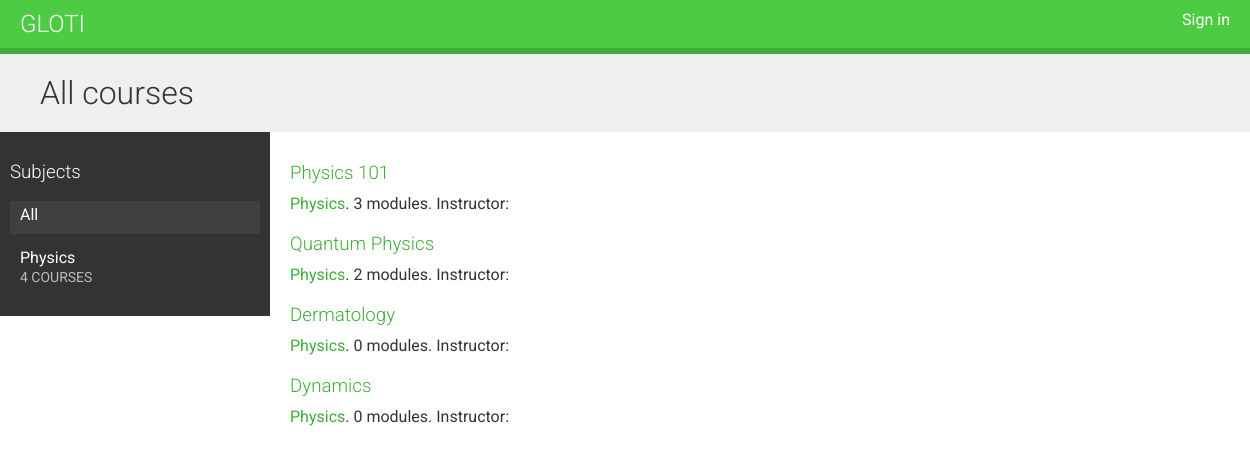
The page / on the database its author committed.
### courses/models.py (models this page shows, shortened)
class Subject(models.Model):
    title = models.CharField(max_length=200)
    slug = models.SlugField(max_length=200, unique=True)
    class Meta:
        ordering = ['title']
    def __str__(self):
        return self.title

class Course(models.Model):
    owner = models.ForeignKey(User,
                              related_name='courses_created',
                              on_delete=models.CASCADE)
    subject = models.ForeignKey(Subject,
                                related_name='courses',
                                on_delete=models.CASCADE)
    title = models.CharField(max_length=200)
    slug = models.SlugField(max_length=200, unique=True)
    overview = models.TextField()
    created = models.DateTimeField(auto_now_add=True)
    students = models.ManyToManyField(User,
                                      related_name='courses_joined',
                                      blank=True)
    class Meta:
        ordering = ['-created']

### courses/views.py (the view)
# urls.py: path('', CourseListView.as_view(), name='course_list'),
class CourseListView(TemplateResponseMixin, View):
    model = Course
    template_name = 'courses/course/list.html'
    def get(self, request, subject=None):
        subjects = cache.get('all_subjects')
        if not subjects:
            subjects = Subject.objects.annotate(
                            total_courses=Count('courses'))
            cache.set('all_subjects', subjects)
        all_courses = Course.objects.annotate(
                           total_modules=Count('modules'))
        if subject:
            subject = get_object_or_404(Subject, slug=subject)
            key = f'subject_{subject.id}_courses'
            courses = cache.get(key)
            if not courses:
                courses = all_courses.filter(subject=subject)
                cache.set(key, courses)
        else:
            courses = cache.get('all_courses')
            if not courses:
                courses = all_courses
                cache.set('all_courses', courses)
        return self.render_to_response({'subjects': subjects,
                                        'subject': subject,
                                        'courses': courses})

### courses/templates/courses/course/list.html (shortened to what this page needs)
{% extends "base.html" %}
{% block content %}
  <h1>
    {% if subject %}
      {{ subject.title }} courses
    {% else %}
      All courses
    {% endif %}
  </h1>
  <div class="contents">
    <h3>Subjects</h3>
    <ul id="modules">
      <li {% if not subject %}class="selected"{% endif %}>
        <a href="{% url "course_list" %}">All</a>
      </li>
      {% for s in subjects %}
        <li {% if subject == s %}class="selected"{% endif %}>
          <a href="{% url "course_list_subject" s.slug %}">
            {{ s.title }}
            <br><span>{{ s.total_courses }} courses</span>
          </a>
        </li>
      {% endfor %}
    </ul>
  </div>
  <div class="module">
    {% for course in courses %}
      {% with subject=course.subject %}
        <h3>
          <a href="{% url "course_detail" course.slug %}">
            {{ course.title }}
          </a>
        </h3>
        <p>
          <a href="{% url "course_list_subject" subject.slug %}">{{ subject }}</a>.
            {{ course.total_modules }} modules.
            Instructor: {{ course.owner.get_full_name }}
        </p>
      {% endwith %}
    {% endfor %}
  </div>
{% endblock %}

### courses/static/css/base.css (style rules this page uses)
body { margin:0; font-family:'Roboto', sans-serif; font-weight:400; color:#333; }
a { color:#3fad37; text-decoration:none; }
ul { float:left; }
h1, h2, h3, h4, h5, h6 { font-family:'Roboto', sans-serif; font-weight:300; }
h1 { background:#efefef; width:100%; overflow:auto; padding:20px 0 20px 40px; margin:0; }
.module { padding:10px 20px; float:left; width:600px; }
.module h3 { margin:20px 0 0; padding:0; width:100%; }
.module p { margin:10px 0 20px; width:100%; float:left; }
.contents { width:20%; padding:10px; float:left; background:#333; color: #fff; font-family:'Roboto', sans-serif; }
.contents ul { list-style:none; margin:0; padding:0; width:100%; }
.contents ul li { margin:0 0 10px 0; padding:4px 10px 10px; overflow:auto; cursor:move; }
.contents ul li.selected { background:#3f3f3f; }
.contents ul span { text-transform:uppercase; color:#bbb; font-size:14px; }
.contents ul a { display:block; color:#fff; text-decoration:none; }

### rows shown on the page
Subject: title "Physics", total_courses "4"
Course: title "Physics 101", subject "Physics", total_modules "3"
Course: title "Quantum Physics", subject "Physics", total_modules "2"
Course: title "Dermatology", subject "Physics", total_modules "0"
Course: title "Dynamics", subject "Physics", total_modules "0"
